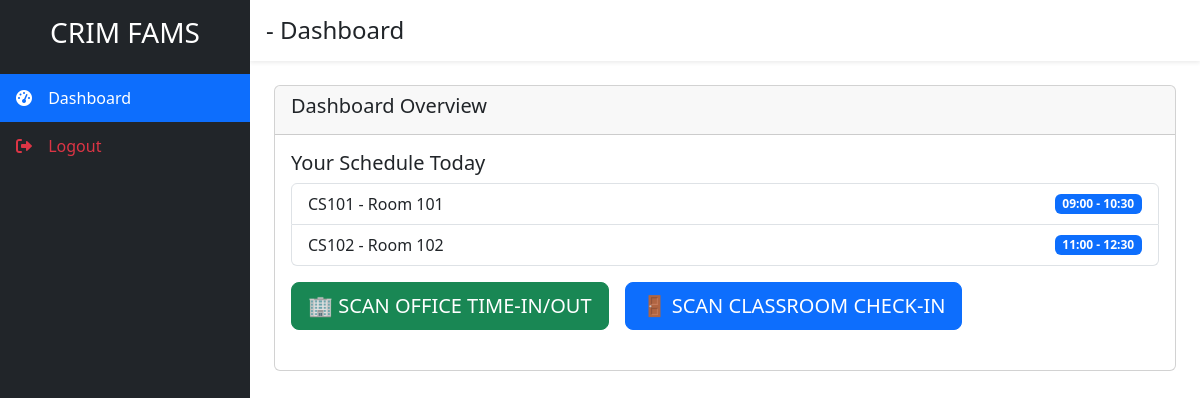
The app's page /frontend_php/dashboard.php (signed in) with its own data.
### tables this page shows
CREATE TABLE schedules (
    id INT AUTO_INCREMENT PRIMARY KEY,
    faculty_id INT,
    course_code VARCHAR(50),
    room_number VARCHAR(50),
    start_time TIME,
    end_time TIME,
    date DATE,
    FOREIGN KEY (faculty_id) REFERENCES users(id)
);

### frontend_php/dashboard.php (the view, shortened to what this page needs)
<!DOCTYPE html>
<html lang="en">
<head>
    <link href="https://cdn.jsdelivr.net/npm/bootstrap@5.3.0/dist/css/bootstrap.min.css" rel="stylesheet">
    <link href="https://cdnjs.cloudflare.com/ajax/libs/font-awesome/6.0.0/css/all.min.css" rel="stylesheet">
    <link href="../frontend/css/dashboard.css" rel="stylesheet">
</head>
<body>
    <div class="d-flex">
        <nav class="sidebar bg-dark">
            <div class="sidebar-header">
                <h3 class="text-white text-center py-3">CRIM FAMS</h3>
            </div>
            <ul class="nav flex-column">
                <li class="nav-item">
                    <a class="nav-link active" href="dashboard.php">
                        <i class="fas fa-tachometer-alt"></i> Dashboard
                    </a>
                </li>
                <li class="nav-item mt-auto">
                    <a class="nav-link text-danger" href="logout.php">
                        <i class="fas fa-sign-out-alt"></i> Logout
                    </a>
                </li>
            </ul>
        </nav>
        <div class="main-content flex-grow-1">
            <header class="bg-white shadow-sm p-3 d-flex align-items-center">
                <h4 class="mb-0"><?php echo $_SESSION['role']; ?> - <?php echo in_array($_SESSION['role'], ['PROGRAM_HEAD', 'SECRETARY', 'ADMIN']) ? 'Live Attendance Dashboard' : 'Dashboard'; ?></h4>
            </header>
            <main class="p-4">
                <div class="row">
                    <div class="col-md-12">
                        <div class="card">
                            <div class="card-header">
                                <h5>Dashboard Overview</h5>
                            </div>
                            <div class="card-body">
                                <?php
                                $db = Database::getInstance()->getConnection();
                                $role = $_SESSION['role'];
                                $user_id = $_SESSION['user_id'];
                                if ($role === 'FACULTY') {
                                    $stmt = $db->prepare('SELECT * FROM schedules WHERE faculty_id = ? AND date = CURDATE() ORDER BY start_time');
                                    $stmt->execute([$user_id]);
                                    $schedules = $stmt->fetchAll(PDO::FETCH_ASSOC);
                                    if ($schedules) {
                                        echo '<h5>Your Schedule Today</h5>';
                                        echo '<ul class="list-group mb-3">';
                                        foreach ($schedules as $schedule) {
                                            echo '<li class="list-group-item d-flex justify-content-between align-items-center">';
                                            echo $schedule['course_code'] . ' - ' . $schedule['room_number'];
                                            echo '<span class="badge bg-primary">' . date('H:i', strtotime($schedule['start_time'])) . ' - ' . date('H:i', strtotime($schedule['end_time'])) . '</span>';
                                            echo '</li>';
                                        }
                                        echo '</ul>';
                                    } else {
                                        echo '<p>No classes scheduled for today.</p>';
                                    }
                                    echo '<div class="d-flex flex-column flex-md-row gap-3 mb-4">';
                                    echo '<button class="btn btn-success btn-lg" onclick="openScanner(\'office\')">🏢 SCAN OFFICE TIME-IN/OUT</button>';
                                    echo '<button class="btn btn-primary btn-lg" onclick="openScanner(\'classroom\')">🚪 SCAN CLASSROOM CHECK-IN</button>';
                                    echo '</div>';
                                }
                                ?>
                            </div>
                        </div>
                    </div>
                </div>
            </main>
        </div>
    </div>
</body>
</html>

### frontend/css/dashboard.css (style rules this page uses)
.sidebar { width: 250px; height: 100vh; position: fixed; top: 0; left: 0; z-index: 1000; overflow-y: auto; }
.sidebar .nav-link { color: #adb5bd; padding: 0.75rem 1rem; border: none; border-radius: 0; }
.sidebar .nav-link.active { color: #fff; background-color: #0d6efd; }
.sidebar .nav-link i { margin-right: 0.5rem; width: 20px; }
.main-content { margin-left: 250px; min-height: 100vh; }

### records on screen
schedules: course_code "CS101", room_number "Room 101", start_time "09:00", end_time "10:30"
schedules: course_code "CS102", room_number "Room 102", start_time "11:00", end_time "12:30"
